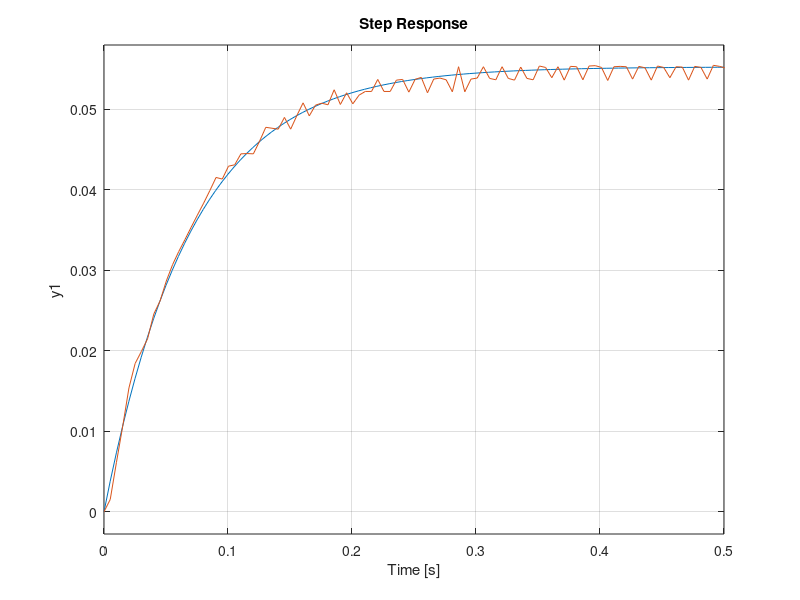

Here is the MATLAB script that generated this plot:
s = tf('s');
K = 0.05529;
sigma = 14.224;
load ("testedXVals.mat")
load ("testedYVals.mat")
transFunc = K*(sigma/(sigma + s)); 
step(transFunc)
hold on
plot(testedXVals,testedYVals)



